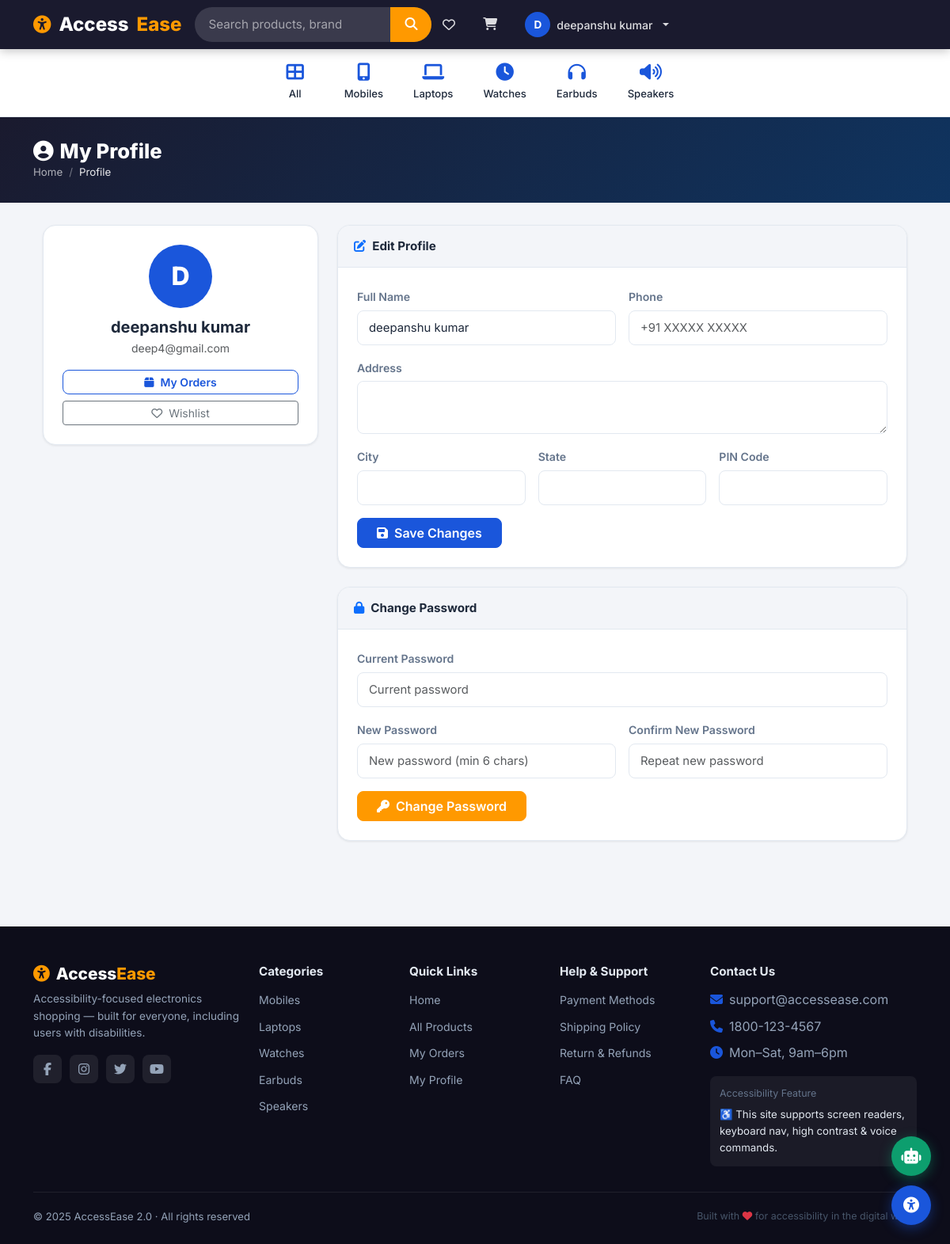
Screenshot of /profile (signed in) with the database file from the repository.
### tables this page shows
CREATE TABLE users (
  id         INTEGER PRIMARY KEY AUTOINCREMENT,
  name       TEXT NOT NULL,
  email      TEXT NOT NULL UNIQUE,
  password   TEXT NOT NULL,
  phone      TEXT,
  address    TEXT,
  city       TEXT,
  state      TEXT,
  pincode    TEXT,
  is_active  INTEGER DEFAULT 1,
  created_at TEXT DEFAULT (datetime('now'))
);

CREATE TABLE categories (
  id         INTEGER PRIMARY KEY AUTOINCREMENT,
  name       TEXT NOT NULL,
  slug       TEXT NOT NULL UNIQUE,
  icon       TEXT DEFAULT 'fa-tag',
  created_at TEXT DEFAULT (datetime('now'))
);

### app.py (the view, shortened to what this page needs)
@app.route("/profile", methods=["GET", "POST"])
@login_required
def profile():
    user   = query("SELECT * FROM users WHERE id=?", (session["user_id"],), one=True)
    orders = query("SELECT * FROM orders WHERE user_id=? ORDER BY created_at DESC LIMIT 5",
                   (session["user_id"],)) or []
    return render_template("profile.html", user=user, orders=orders)

### app.py (called while the page is built)
def get_db():
    if "db" not in g:
        db = sqlite3.connect(DB_PATH)
        db.row_factory = sqlite3.Row
        db.execute("PRAGMA foreign_keys = ON")
        g.db = db
    return g.db

def query(sql, args=(), one=False, commit=False):
    db = get_db()
    try:
        cur = db.execute(sql, args)
        if commit:
            db.commit()
            return cur.lastrowid
        if one:
            row = cur.fetchone()
            return dict(row) if row else None
        rows = cur.fetchall()
        return [dict(r) for r in rows]
    except Exception as e:
        if commit:
            db.rollback()
        raise e

def login_required(f):
    @wraps(f)
    def decorated(*args, **kwargs):
        if "user_id" not in session:
            flash("Please login to continue.", "warning")
            return redirect(url_for("login", next=request.url))
        return f(*args, **kwargs)
    return decorated

@app.context_processor
def inject_globals():
    cart_count = 0
    categories = []
    try:
        categories = query("SELECT * FROM categories ORDER BY id") or []
        if "user_id" in session:
            row = query(
                "SELECT COALESCE(SUM(quantity),0) AS cnt FROM cart WHERE user_id=?",
                (session["user_id"],), one=True
            )
            cart_count = int(row["cnt"]) if row else 0
    except Exception:
        pass
    return dict(
        cart_count=cart_count,
        categories=categories,
        current_user=session.get("user_name"),
        is_logged_in="user_id" in session,
    )

### templates/profile.html (shortened to what this page needs)
{% extends "base.html" %}
{% block content %}
<div class="page-header">
  <div class="container-xl">
    <h1><i class="fas fa-user-circle me-2"></i>My Profile</h1>
    <nav aria-label="breadcrumb">
      <ol class="breadcrumb mb-0">
        <li class="breadcrumb-item"><a href="{{ url_for('home') }}">Home</a></li>
        <li class="breadcrumb-item active">Profile</li>
      </ol>
    </nav>
  </div>
</div>
<div class="container-xl px-3 px-md-4 pb-5">
  <div class="row g-4">
    <div class="col-lg-4">
      <div class="card-ae p-4 text-center mb-4">
        <div style="width:80px;height:80px;background:var(--primary);border-radius:50%;display:flex;align-items:center;justify-content:center;margin:0 auto 12px;font-size:2rem;font-weight:800;color:#fff;">
          {{ user.name[0].upper() if user and user.name else 'U' }}
        </div>
        <h5 class="fw-bold mb-1">{{ user.name }}</h5>
        <p class="text-muted small mb-3">{{ user.email }}</p>
        <div class="d-grid gap-2">
          <a href="{{ url_for('orders') }}" class="btn btn-outline-primary btn-sm">
            <i class="fas fa-box me-2"></i>My Orders
          </a>
          <a href="{{ url_for('wishlist') }}" class="btn btn-outline-secondary btn-sm">
            <i class="far fa-heart me-2"></i>Wishlist
          </a>
        </div>
      </div>
    </div>
    <div class="col-lg-8">
      <div class="card-ae mb-4">
        <div class="card-header"><i class="fas fa-edit me-2 text-primary"></i>Edit Profile</div>
        <div class="p-4">
          <form method="POST" novalidate>
            <div class="row g-3">
              <div class="col-sm-6">
                <label class="form-label">Full Name</label>
                <input type="text" name="name" class="form-control" value="{{ user.name or '' }}" required>
              </div>
              <div class="col-sm-6">
                <label class="form-label">Phone</label>
                <input type="tel" name="phone" class="form-control" value="{{ user.phone or '' }}" placeholder="+91 XXXXX XXXXX">
              </div>
              <div class="col-12">
                <label class="form-label">Address</label>
                <textarea name="address" class="form-control" rows="2">{{ user.address or '' }}</textarea>
              </div>
              <div class="col-sm-4">
                <label class="form-label">City</label>
                <input type="text" name="city" class="form-control" value="{{ user.city or '' }}">
              </div>
              <div class="col-sm-4">
                <label class="form-label">State</label>
                <input type="text" name="state" class="form-control" value="{{ user.state or '' }}">
              </div>
              <div class="col-sm-4">
                <label class="form-label">PIN Code</label>
                <input type="text" name="pincode" class="form-control" value="{{ user.pincode or '' }}" maxlength="6">
              </div>
            </div>
            <button type="submit" class="btn btn-primary mt-3 px-4">
              <i class="fas fa-save me-2"></i>Save Changes
            </button>
          </form>
        </div>
      </div>
      <div class="card-ae">
        <div class="card-header"><i class="fas fa-lock me-2 text-primary"></i>Change Password</div>
        <div class="p-4">
          <form method="POST" action="{{ url_for('change_password') }}" novalidate>
            <div class="row g-3">
              <div class="col-12">
                <label class="form-label">Current Password</label>
                <input type="password" name="old_password" class="form-control" required placeholder="Current password">
              </div>
              <div class="col-sm-6">
                <label class="form-label">New Password</label>
                <input type="password" name="new_password" class="form-control" required minlength="6" placeholder="New password (min 6 chars)">
              </div>
              <div class="col-sm-6">
                <label class="form-label">Confirm New Password</label>
                <input type="password" name="confirm_password" class="form-control" required placeholder="Repeat new password">
              </div>
            </div>
            <button type="submit" class="btn btn-warning mt-3 px-4">
              <i class="fas fa-key me-2"></i>Change Password
            </button>
          </form>
        </div>
      </div>
    </div>
  </div>
</div>
{% endblock %}

### templates/base.html (shortened to what this page needs)
<!DOCTYPE html>
<html lang="en" data-theme="" data-contrast="">
<head>
  <link href="https://cdn.jsdelivr.net/npm/bootstrap@5.3.2/dist/css/bootstrap.min.css" rel="stylesheet">
  <link href="https://cdnjs.cloudflare.com/ajax/libs/font-awesome/6.5.0/css/all.min.css" rel="stylesheet">
  <link rel="stylesheet" href="{{ url_for('static', filename='css/style.css') }}">
  <link rel="stylesheet" href="{{ url_for('static', filename='accessease.css') }}">
</head>
<body>
<nav class="ae-navbar navbar navbar-expand-lg" role="navigation" aria-label="Main navigation">
  <div class="container-xl">
    <a class="navbar-brand" href="{{ url_for('home') }}" aria-label="AccessEase home">
      <i class="fas fa-universal-access" style="color:var(--secondary);font-size:1.4rem;"></i>
      Access<span class="brand-accent">Ease</span>
    </a>
    <div class="navbar-search mx-auto d-none d-md-block" role="search" aria-label="Product search">
      <form action="{{ url_for('search') }}" method="GET" autocomplete="off">
        <input type="search" id="main-search" name="q"
               placeholder="Search products, brands…"
               value="{{ request.args.get('q', '') }}"
               aria-label="Search products"
               autocomplete="off">
        <button type="submit" class="btn-search" aria-label="Submit search">
          <i class="fas fa-search"></i>
        </button>
      </form>
    </div>
    <div class="d-flex align-items-center gap-2 ms-auto">
      {% if is_logged_in %}
        <a href="{{ url_for('wishlist') }}" class="nav-link text-white d-none d-lg-flex align-items-center gap-1" title="Wishlist" aria-label="Wishlist">
          <i class="far fa-heart"></i>
        </a>
        <a href="{{ url_for('cart') }}" class="nav-link text-white cart-badge" title="Cart" aria-label="Shopping cart, {{ cart_count }} items">
          <i class="fas fa-shopping-cart"></i>
        </a>
        <div class="dropdown">
          <button class="btn btn-link nav-link text-white dropdown-toggle d-flex align-items-center gap-2 p-0"
                  type="button" data-bs-toggle="dropdown" aria-expanded="false">
            <div style="width:32px;height:32px;background:var(--primary);border-radius:50%;display:flex;align-items:center;justify-content:center;font-size:0.85rem;font-weight:700;color:#fff;">
              {{ current_user[0].upper() if current_user else 'U' }}
            </div>
            <span class="d-none d-lg-inline" style="font-size:0.88rem;">{{ current_user }}</span>
          </button>
        </div>
      {% endif %}
    </div>
  </div>
</nav>
<div class="cat-nav" role="navigation" aria-label="Product categories">
  <div class="cat-nav-inner">
    <a class="cat-item {% if request.path == '/' %}active{% endif %}" href="{{ url_for('home') }}" aria-label="All products">
      <i class="fas fa-th-large"></i><span>All</span>
    </a>
    {% for cat in categories %}
    <a class="cat-item {% if request.args.get('category') == cat.slug %}active{% endif %}"
       href="{{ url_for('products', category=cat.slug) }}" aria-label="{{ cat.name }}">
      <i class="fas {{ cat.icon or 'fa-tag' }}"></i>
      <span>{{ cat.name }}</span>
    </a>
    {% endfor %}
  </div>
</div>
<main id="main-content" role="main" tabindex="-1">
  {% block content %}{% endblock %}
</main>
<footer class="ae-footer" role="contentinfo" aria-label="Site footer">
  <div class="container-xl">
    <div class="row g-4">
      <div class="col-lg-3 col-md-6">
        <div class="footer-brand">
          <h4><i class="fas fa-universal-access me-2" style="color:var(--secondary)"></i>Access<span>Ease</span></h4>
          <p>Accessibility-focused electronics shopping — built for everyone, including users with disabilities.</p>
          <div class="social-links">
            <a href="https://facebook.com" target="_blank" rel="noopener" aria-label="Facebook"><i class="fab fa-facebook-f"></i></a>
            <a href="https://instagram.com" target="_blank" rel="noopener" aria-label="Instagram"><i class="fab fa-instagram"></i></a>
            <a href="https://twitter.com" target="_blank" rel="noopener" aria-label="Twitter"><i class="fab fa-twitter"></i></a>
            <a href="https://youtube.com" target="_blank" rel="noopener" aria-label="YouTube"><i class="fab fa-youtube"></i></a>
          </div>
        </div>
      </div>
      <div class="col-lg-2 col-md-6">
        <h6 class="footer-heading">Categories</h6>
        <ul class="footer-links">
          {% for cat in categories %}
          <li><a href="{{ url_for('products', category=cat.slug) }}">{{ cat.name }}</a></li>
          {% endfor %}
        </ul>
      </div>
      <div class="col-lg-2 col-md-6">
        <h6 class="footer-heading">Quick Links</h6>
        <ul class="footer-links">
          <li><a href="{{ url_for('home') }}">Home</a></li>
          <li><a href="{{ url_for('products') }}">All Products</a></li>
          {% if is_logged_in %}
          <li><a href="{{ url_for('orders') }}">My Orders</a></li>
          <li><a href="{{ url_for('profile') }}">My Profile</a></li>
          {% else %}
          <li><a href="{{ url_for('login') }}">Login</a></li>
          <li><a href="{{ url_for('signup') }}">Sign Up</a></li>
          {% endif %}
        </ul>
      </div>
      <div class="col-lg-2 col-md-6">
        <h6 class="footer-heading">Help & Support</h6>
        <ul class="footer-links">
          <li><a href="#">Payment Methods</a></li>
          <li><a href="#">Shipping Policy</a></li>
          <li><a href="#">Return & Refunds</a></li>
          <li><a href="#">FAQ</a></li>
        </ul>
      </div>
      <div class="col-lg-3 col-md-6">
        <h6 class="footer-heading">Contact Us</h6>
        <ul class="footer-links">
          <li><i class="fas fa-envelope me-2" style="color:var(--primary)"></i>support@accessease.com</li>
          <li><i class="fas fa-phone me-2" style="color:var(--primary)"></i>1800-123-4567</li>
          <li><i class="fas fa-clock me-2" style="color:var(--primary)"></i>Mon–Sat, 9am–6pm</li>
        </ul>
        <div class="mt-3" style="background:rgba(255,255,255,0.06);border-radius:8px;padding:12px;">
          <div style="font-size:0.78rem;color:#64748b;margin-bottom:6px;">Accessibility Feature</div>
          <div style="color:#e2e8f0;font-size:0.83rem;">♿ This site supports screen readers, keyboard nav, high contrast &amp; voice commands.</div>
        </div>
      </div>
    </div>
    <div class="footer-bottom">
      <div>© 2025 AccessEase 2.0 · All rights reserved</div>
      <div style="font-size:0.78rem;color:#475569;">
        Built with <i class="fas fa-heart text-danger"></i> for accessibility in the digital world
      </div>
    </div>
  </div>
</footer>
<div id="ae-toolbar" role="region" aria-label="Accessibility tools">
  <button id="ae-toolbar-toggle" aria-label="Toggle accessibility toolbar" aria-expanded="false" title="Accessibility Tools">
    <i class="fas fa-universal-access"></i>
  </button>
</div>
<div id="chatbot-bubble" role="region" aria-label="Customer support chatbot">
  <button id="chatbot-btn" title="Chat with AccessBot" aria-label="Open chat support">
    <i class="fas fa-robot"></i>
  </button>
</div>
</body>
</html>

### rows the page displays
users: name "deepanshu kumar", name "D", email "deep4@gmail.com"
categories: name "Mobiles"
categories: name "Laptops"
categories: name "Watches"
categories: name "Earbuds"
categories: name "Speakers"

### other values shown
{{ current_user[0].upper() if current_user else 'U' }} "D"
